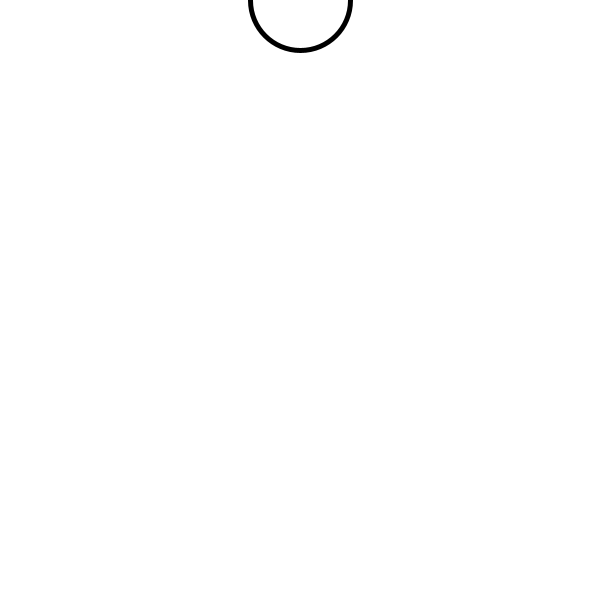
Frame 1 (no input)
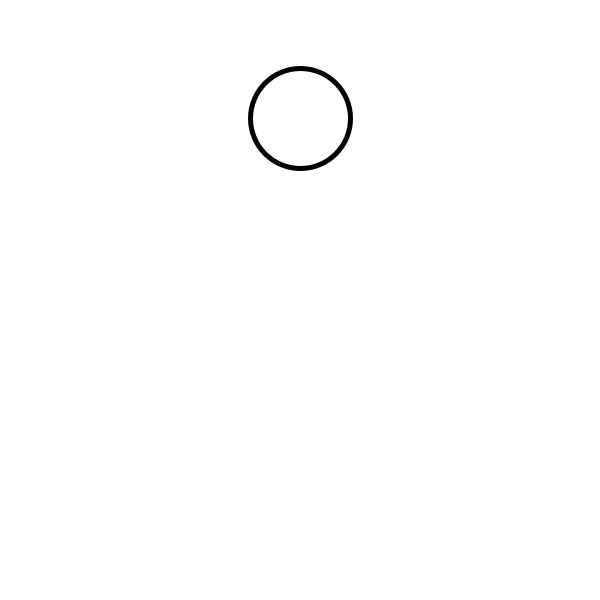
Frame 60 (the mouse pressed at the canvas centre just before this capture)
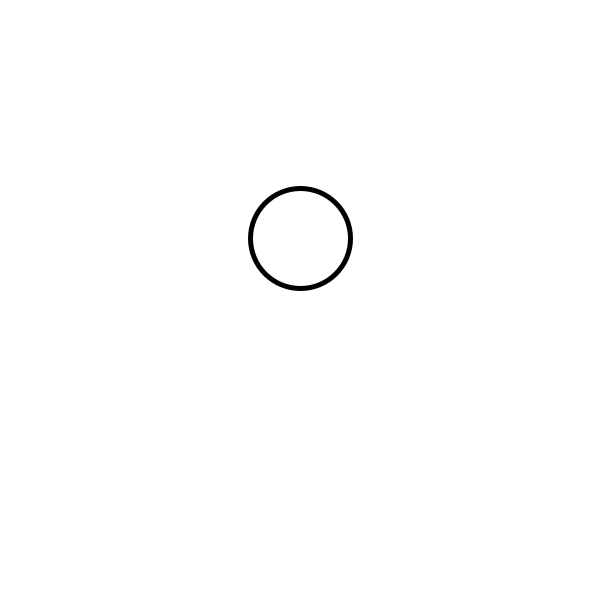
Frame 120 (the mouse held since frame 60 and released just before this capture)

The Processing sketch that drew these frames (run headless with seeded random() and noise(); from frame 60 on, the mouse is pressed at the canvas centre):

// Processing sketch: circle_down
// ── circle_down.pde
int x;

void setup() {
  size(600,600);
  x = 0;
  strokeWeight(5);
}

void draw() {
  background(255);
  ellipse(300,x,100,100);
  x = x +2;
  if (x > 700) {
    x = 0;
  }
}
